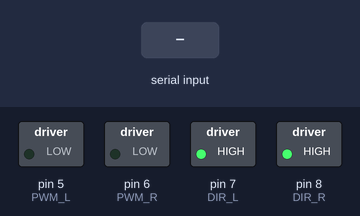
Recording of a sketch running on a simulated Arduino Uno, built with avr-gcc and run on an emulated ATmega328P. Shown: switched loads named in the sketch (green lamp = pin HIGH). Inputs (shaded band) come from the test bench.

Above: at 1.2 s.
1.3 s: "P,120,-120\n" received over Serial
At 1.7 s:
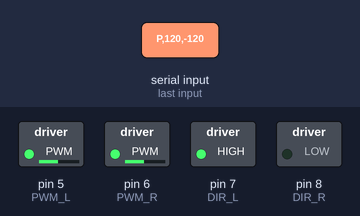
Timing chart, 0 to 4.3 s (numbered marks = the images above; inputs shaded):
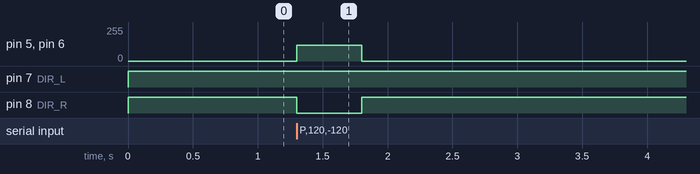

Measured:
- after the input at 1.3 s, pin 5 (PWM_L), pin 6 (PWM_R): 0/255 → 120/255 at once, → 0/255 0.50 s later; pin 8 (DIR_R): HIGH → LOW at once, → HIGH 0.50 s later

The sketch:

RC_mode.ino
```cpp
// --- Cytron Pinout Configuration ---
const int PWM_L = 5; const int DIR_L = 7;
const int PWM_R = 6; const int DIR_R = 8;

// --- Raw Driving Outputs ---
int left_motor_pwm = 0;
int right_motor_pwm = 0;

// --- Safety Watchdog ---
unsigned long last_command_received = 0;
const unsigned long TIMEOUT_MS = 500;

// --- Serial Parsing Buffer ---
char inputBuffer[32];
int bufferIdx = 0;

void setup() {
  Serial.begin(115200);

  pinMode(PWM_L, OUTPUT); pinMode(DIR_L, OUTPUT);
  pinMode(PWM_R, OUTPUT); pinMode(DIR_R, OUTPUT);

  // Hard stop on boot
  stopMotors();
}

void loop() {
  // 1. Process Incoming Serial Data
  while (Serial.available() > 0) {
    char incomingChar = Serial.read();

    if (incomingChar == '\n' || incomingChar == '\r') {
      inputBuffer[bufferIdx] = '\0'; // End string
      processRcPacket(inputBuffer);
      bufferIdx = 0; // Reset buffer
    } else if (bufferIdx < 31) {
      inputBuffer[bufferIdx++] = incomingChar;
    }
  }

  // 2. Watchdog Failsafe
  if (millis() - last_command_received > TIMEOUT_MS) {
    left_motor_pwm = 0;
    right_motor_pwm = 0;
  }

  // 3. Write directly to the Cytron Driver
  executeMotorMove(PWM_L, DIR_L, left_motor_pwm);
  executeMotorMove(PWM_R, DIR_R, right_motor_pwm);
}

void processRcPacket(char* packet) {
  // Expecting format: "P,120,-120"
  if (packet[0] == 'P' && packet[1] == ',') {
    char* token = strtok(packet + 2, ",");
    if (token != NULL) {
      left_motor_pwm = atoi(token);
      token = strtok(NULL, ",");
      if (token != NULL) {
        right_motor_pwm = atoi(token);
        last_command_received = millis(); // Refresh watchdog
      }
    }
  }
}

void executeMotorMove(int pwmPin, int dirPin, int speedValue) {
  speedValue = constrain(speedValue, -255, 255);

  if (speedValue >= 0) {
    digitalWrite(dirPin, HIGH);
    analogWrite(pwmPin, speedValue);
  } else {
    digitalWrite(dirPin, LOW);
    analogWrite(pwmPin, -speedValue); // Invert negative values to positive PWM
  }
}

void stopMotors() {
  analogWrite(PWM_L, 0);
  analogWrite(PWM_R, 0);
}
```
